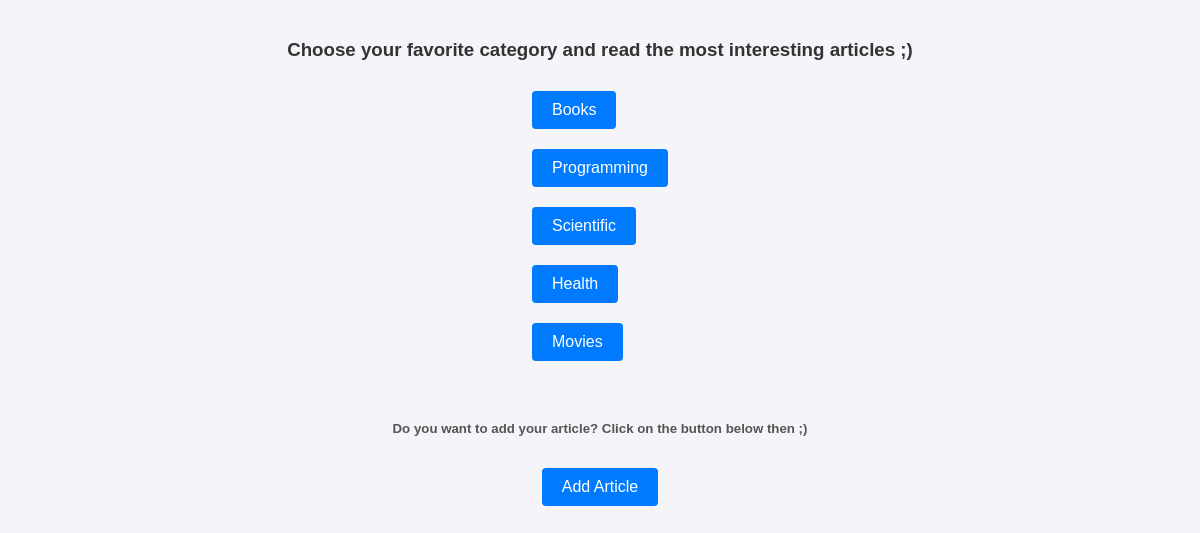
Screenshot of /articles/category with the database file from the repository.
### articles/models.py (models this page shows, shortened)
class Category(models.Model):
    name = models.CharField(max_length=32)
    class Meta:
        db_table = 'category'

### articles/views.py (the view)
# urls.py: path('category', CategoryView.as_view(), name='category_view'),
class CategoryView(ListView):
    model = Category
    template_name = 'category.html'
    context_object_name = 'categories'

### templates/category.html (shortened to what this page needs)
<!DOCTYPE html>
<html lang="en">
<head>
</head>
<body>
    <h3>Choose your favorite category and read the most interesting articles ;)</h3>
    <div class="button-container">
        {% for c in categories %}
            <a href="{% url 'articles:detail_view' c.pk %}">
                <button>{{ c.name }}</button>
            </a><br>
        {% endfor %}
    </div>
    <h5>Do you want to add your article? Click on the button below then ;)</h5>
    <a href="{% url 'articles:create_view' %}">
        <button>Add Article</button>
    </a>
</body>
</html>

### templates/category.html (style rules this page uses)
body { font-family: Arial, sans-serif; background-color: #f4f4f9; margin: 0; padding: 20px; display: flex; flex-direction: column; align-items: center; }
h3 { color: #333; margin-bottom: 20px; text-align: center; }
h5 { color: #555; margin-top: 30px; text-align: center; }
.button-container { margin-bottom: 20px; }
a button { background-color: #007bff; color: #fff; border: none; padding: 10px 20px; border-radius: 4px; cursor: pointer; font-size: 16px; text-decoration: none; margin: 10px 0; }

### rows the page displays
Category: name "Books"
Category: name "Programming"
Category: name "Scientific"
Category: name "Health"
Category: name "Movies"
